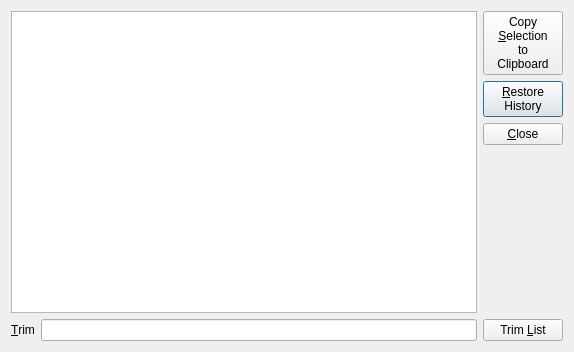
<?xml version="1.0" encoding="UTF-8"?>
<ui version="4.0">
 <author>John Schwartzman</author>
 <class>Dialog</class>
 <widget class="QDialog" name="Dialog">
  <property name="geometry">
   <rect>
    <x>0</x>
    <y>0</y>
    <width>574</width>
    <height>352</height>
   </rect>
  </property>
  <property name="windowTitle">
   <string>Dialog</string>
  </property>
  <layout class="QGridLayout" name="gridLayout">
   <item row="1" column="4">
    <widget class="QPushButton" name="pushButtonRestore">
     <property name="text">
      <string>&amp;Restore
History</string>
     </property>
    </widget>
   </item>
   <item row="2" column="4">
    <widget class="QPushButton" name="pushButtonClose">
     <property name="text">
      <string>&amp;Close</string>
     </property>
    </widget>
   </item>
   <item row="5" column="0">
    <widget class="QLabel" name="labelTrim">
     <property name="text">
      <string>&amp;Trim</string>
     </property>
     <property name="buddy">
      <cstring>lineEditTrim</cstring>
     </property>
    </widget>
   </item>
   <item row="5" column="4">
    <widget class="QPushButton" name="pushButtonTrim">
     <property name="text">
      <string>Trim &amp;List</string>
     </property>
    </widget>
   </item>
   <item row="0" column="4">
    <widget class="QPushButton" name="pushButtonCopy">
     <property name="text">
      <string>Copy
&amp;Selection
to
Clipboard</string>
     </property>
    </widget>
   </item>
   <item row="1" column="3">
    <spacer name="horizontalSpacer">
     <property name="orientation">
      <enum>Qt::Horizontal</enum>
     </property>
     <property name="sizeHint" stdset="0">
      <size>
       <width>40</width>
       <height>20</height>
      </size>
     </property>
    </spacer>
   </item>
   <item row="4" column="1">
    <spacer name="verticalSpacer">
     <property name="orientation">
      <enum>Qt::Vertical</enum>
     </property>
     <property name="sizeHint" stdset="0">
      <size>
       <width>20</width>
       <height>40</height>
      </size>
     </property>
    </spacer>
   </item>
   <item row="0" column="0" rowspan="5" colspan="4">
    <widget class="QListWidget" name="listWidget"/>
   </item>
   <item row="5" column="1" colspan="3">
    <widget class="QLineEdit" name="lineEditTrim"/>
   </item>
  </layout>
 </widget>
 <tabstops>
  <tabstop>listWidget</tabstop>
  <tabstop>pushButtonCopy</tabstop>
  <tabstop>pushButtonRestore</tabstop>
  <tabstop>pushButtonClose</tabstop>
  <tabstop>lineEditTrim</tabstop>
  <tabstop>pushButtonTrim</tabstop>
 </tabstops>
 <resources/>
 <connections/>
</ui>
